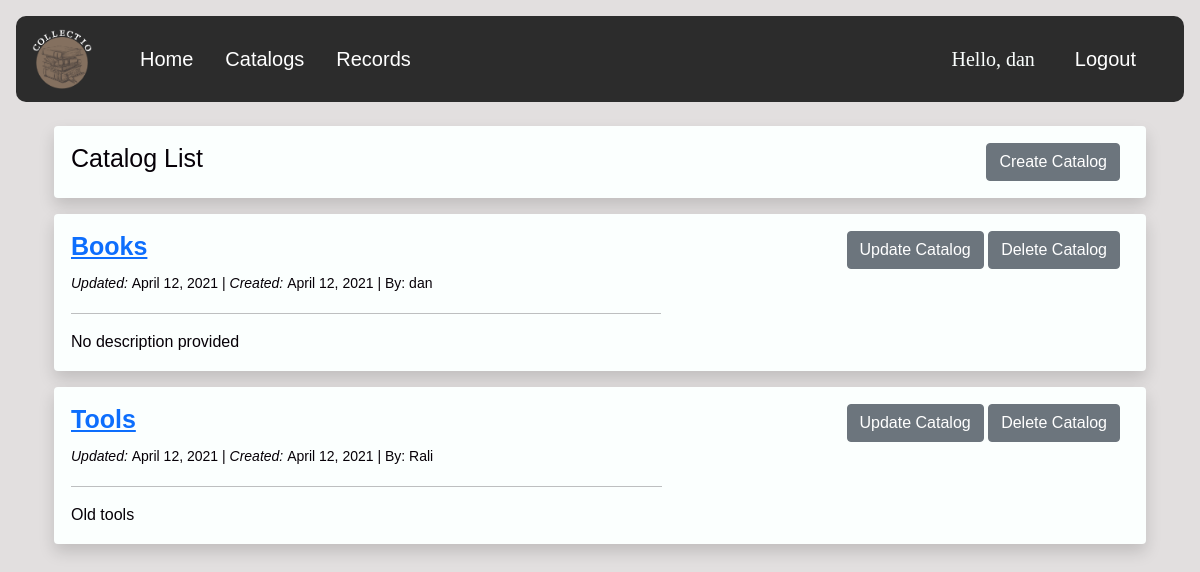
The app's page /catalog/ (signed in), older data.
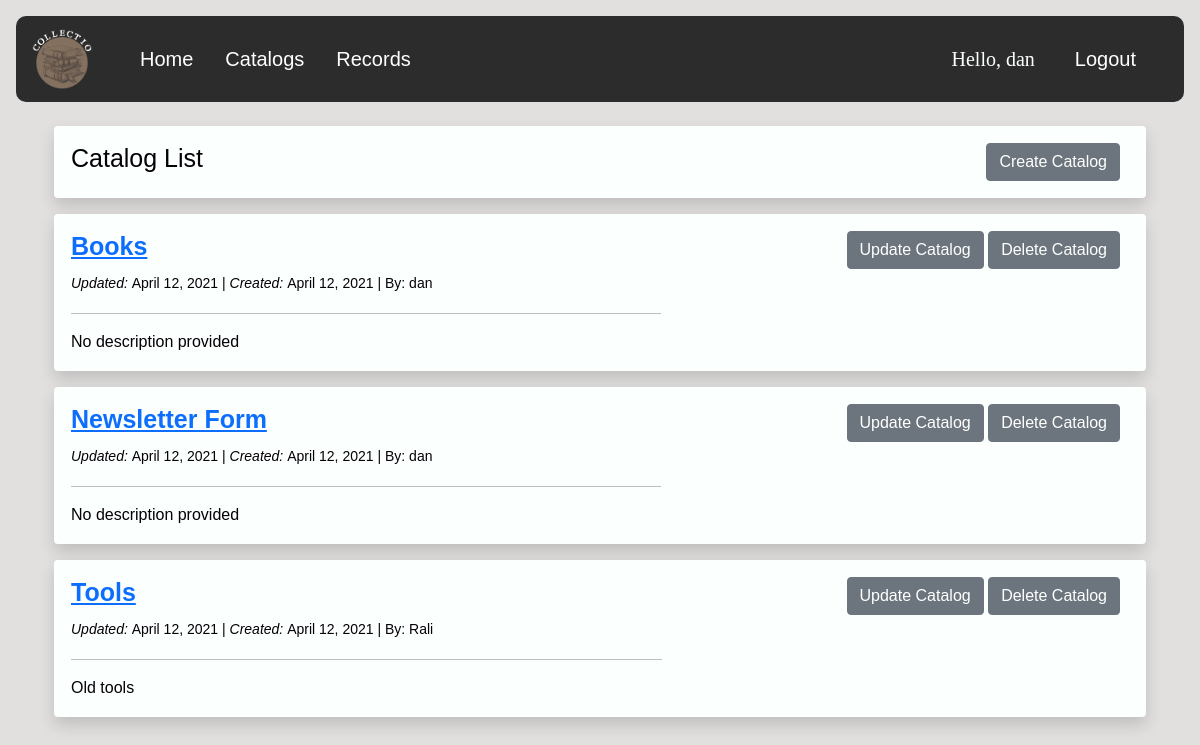
The same page, newer data.
### catalog/models.py (models this page shows, shortened)
class CommonInfo(models.Model):
    id = models.AutoField(primary_key=True)
    created_at = models.DateField(auto_now_add=True, editable=False)
    updated_at = models.DateField(auto_now=True, editable=False)
    name = models.CharField(max_length=100, help_text='Enter name')
    description = models.TextField(blank=True, help_text='Enter description')
    class Meta:
        abstract = True
        ordering = ['name', '-updated_at']  # '-' reverses order, e.i. newest first

class Catalog(CommonInfo):
    created_by = models.ForeignKey(User, on_delete=models.CASCADE)

### catalog/views.py (the view)
# urls.py: path('catalog/', views.catalogList, name='catalog-list'),
@login_required(login_url='/login')
def catalogList(request):
    if request.user.is_authenticated:
        if request.user.is_superuser:
            catalogs = models.Catalog.objects.all()
        else:
            catalogs = models.Catalog.objects.filter(created_by__exact=request.user)
        context = {'catalogs': catalogs, }
        return render(request, 'catalog/cataloglist.html', context)
    else:
        return HttpResponseRedirect('/login')

### catalog/templates/catalog/cataloglist.html (shortened to what this page needs)
{% extends "catalog/base.html" %}
{% block content %}
    <div class="container">
        <div class="shadow p-3 mb-3 bg-dark rounded">
            <table style="width: 100%;">
                <td><h1 style="color: #060007; font-size: 25px;"> Catalog List </h1></td>
                <td align="right">
                    <a class="btn btn-secondary"  href="/create_catalog" role="button">Create Catalog</a></td>
            </table>
        </div>
        {% for catalog in catalogs %}
        <div class="shadow p-3 mb-3 bg-dark rounded">
            <table style="width: 100%;">
                <tr>
                    <td> <a class="text" href="{% url 'record-list' cr=catalog.id %}"> <h3 class="text" style="font-weight:bold;font-size:25px; "> {{ catalog.name }} </h3></a> </td>
                    <td align="right">
                        <a class="btn btn-secondary" href="{% url 'catalog-update' ur=catalog.id %}">Update Catalog</a>
                        <a class="btn btn-secondary" href="{% url 'catalog-delete' ur=catalog.id %}">Delete Catalog</a>
                    </td>
                </tr>
                <tr>
                    <td><small>
                            <em> Updated: </em> {{ catalog.updated_at }} |
                            <em> Created: </em> {{ catalog.created_at }} |
                            By: {{ catalog.created_by.username }}
                    </small></td>
                </tr>
                <tr>
                    <td colspan="0">
                        <hr>
                        {% if catalog.description %}
                            {{ catalog.description }}
                        {% else %}
                            No description provided
                        {% endif %}
                    </td>
                </tr>
            </table>
        </div>
        {% endfor %}
    </div>
{% endblock content %}

Row changes from the older to the newer data that the page shows:
added Catalog: name "Newsletter Form", updated_at "April 12, 2021", created_at "April 12, 2021", created_by.username "dan", description "No description provided"
